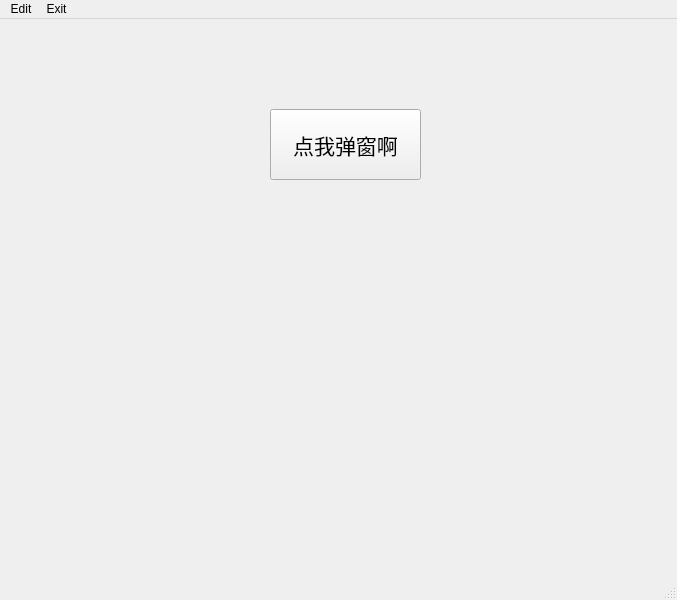
<?xml version="1.0" encoding="UTF-8"?>
<ui version="4.0">
 <class>MainWindow</class>
 <widget class="QMainWindow" name="MainWindow">
  <property name="geometry">
   <rect>
    <x>0</x>
    <y>0</y>
    <width>677</width>
    <height>600</height>
   </rect>
  </property>
  <property name="windowTitle">
   <string>哈哈哈qt</string>
  </property>
  <widget class="QWidget" name="centralwidget">
   <widget class="QPushButton" name="pushButton">
    <property name="geometry">
     <rect>
      <x>270</x>
      <y>90</y>
      <width>151</width>
      <height>71</height>
     </rect>
    </property>
    <property name="font">
     <font>
      <family>Arial</family>
      <pointsize>16</pointsize>
     </font>
    </property>
    <property name="text">
     <string>点我弹窗啊</string>
    </property>
   </widget>
  </widget>
  <widget class="QMenuBar" name="menubar">
   <property name="geometry">
    <rect>
     <x>0</x>
     <y>0</y>
     <width>677</width>
     <height>23</height>
    </rect>
   </property>
   <widget class="QMenu" name="menu">
    <property name="title">
     <string>Edit</string>
    </property>
    <addaction name="actionCopy"/>
    <addaction name="actionPast"/>
    <addaction name="actionCut"/>
   </widget>
   <widget class="QMenu" name="menuExit">
    <property name="title">
     <string>Exit</string>
    </property>
    <addaction name="actionExit"/>
   </widget>
   <addaction name="menu"/>
   <addaction name="menuExit"/>
  </widget>
  <widget class="QStatusBar" name="statusbar"/>
  <action name="actionCopy">
   <property name="text">
    <string>Copy</string>
   </property>
  </action>
  <action name="actionPast">
   <property name="text">
    <string>Past</string>
   </property>
  </action>
  <action name="actionCut">
   <property name="text">
    <string>Cut</string>
   </property>
  </action>
  <action name="actionExit">
   <property name="text">
    <string>Exit</string>
   </property>
  </action>
 </widget>
 <resources/>
 <connections>
  <connection>
   <sender>pushButton</sender>
   <signal>clicked()</signal>
   <receiver>MainWindow</receiver>
   <slot>button_click()</slot>
   <hints>
    <hint type="sourcelabel">
     <x>336</x>
     <y>160</y>
    </hint>
    <hint type="destinationlabel">
     <x>410</x>
     <y>319</y>
    </hint>
   </hints>
  </connection>
 </connections>
 <slots>
  <slot>button_click()</slot>
  <slot>onExitTriggered()</slot>
 </slots>
</ui>
